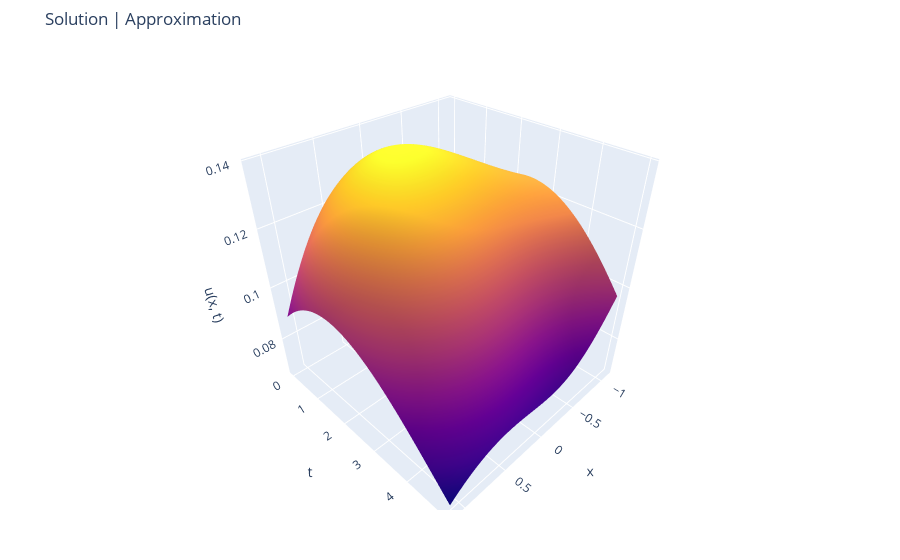

The notebook cell this image was saved under:
### Code cell
fig = make_subplots(rows=1, cols=1, specs=[[{'type': 'surface'}]])
xs = np.linspace(-1.1, 1.1, 100)
ys = np.linspace(0, 5, 100)
us_pred = np.array([[solver.u(*([x] + [x for _ in range(eq.var_dim-2)]), y).item() for x in xs] for y in ys])
#us_pred = np.array([[sum([np.abs(x+0.25) for _ in range(10)]).item() for x in xs] for y in ys])
us = us_pred #np.array([[sol(x, t) for x in xs] for t in ts])
x_mesh, y_mesh = np.meshgrid(xs, ys)
fig.add_trace(go.Surface(x=xs, y=ys, z=us, showscale=False), row=1, col=1)
#fig.add_trace(go.Surface(x=ys, y=xs, z=us_pred), row=1, col=2)
fig.update_layout(title='Solution | Approximation',
                  scene = dict(
                    xaxis_title="x",
                    yaxis_title="t",
                    zaxis_title="u(x, t)"),
                  scene2 = dict(
                    xaxis_title="x",
                    yaxis_title="t",
                    zaxis_title="u(x, t)"),
                  margin=dict(l=50, r=50, b=50, t=50))
# one row is printed as x axes
fig.show()

### Figure 1 — Plotly figure (JSON) as saved in the notebook; plotly's stock layout.template omitted (floating-point values rounded to 4 significant figures; data arrays with more than 128 entries replaced by an {"elided": "..."} marker saying what was removed)
{"data": [{"scene": "scene", "showscale": false, "type": "surface", "x": [-1.1, -1.078, -1.056, -1.033, -1.011, -0.9889, -0.9667, -0.9444, -0.9222, -0.9, -0.8778, -0.8556, -0.8333, -0.8111, -0.7889, -0.7667, -0.7444, -0.7222, -0.7, -0.6778, -0.6556, -0.6333, -0.6111, -0.5889, -0.5667, -0.5444, -0.5222, -0.5, -0.4778, -0.4556, -0.4333, -0.4111, -0.3889, -0.3667, -0.3444, -0.3222, -0.3, -0.2778, -0.2556, -0.2333, -0.2111, -0.1889, -0.1667, -0.1444, -0.1222, -0.1, -0.07778, -0.05556, -0.03333, -0.01111, 0.01111, 0.03333, 0.05556, 0.07778, 0.1, 0.1222, 0.1444, 0.1667, 0.1889, 0.2111, 0.2333, 0.2556, 0.2778, 0.3, 0.3222, 0.3444, 0.3667, 0.3889, 0.4111, 0.4333, 0.4556, 0.4778, 0.5, 0.5222, 0.5444, 0.5667, 0.5889, 0.6111, 0.6333, 0.6556, 0.6778, 0.7, 0.7222, 0.7444, 0.7667, 0.7889, 0.8111, 0.8333, 0.8556, 0.8778, 0.9, 0.9222, 0.9444, 0.9667, 0.9889, 1.011, 1.033, 1.056, 1.078, 1.1], "y": [0, 0.05051, 0.101, 0.1515, 0.202, 0.2525, 0.303, 0.3535, 0.404, 0.4545, 0.5051, 0.5556, 0.6061, 0.6566, 0.7071, 0.7576, 0.8081, 0.8586, 0.9091, 0.9596, 1.01, 1.061, 1.111, 1.162, 1.212, 1.263, 1.313, 1.364, 1.414, 1.465, 1.515, 1.566, 1.616, 1.667, 1.717, 1.768, 1.818, 1.869, 1.919, 1.97, 2.02, 2.071, 2.121, 2.172, 2.222, 2.273, 2.323, 2.374, 2.424, 2.475, 2.525, 2.576, 2.626, 2.677, 2.727, 2.778, 2.828, 2.879, 2.929, 2.98, 3.03, 3.081, 3.131, 3.182, 3.232, 3.283, 3.333, 3.384, 3.434, 3.485, 3.535, 3.586, 3.636, 3.687, 3.737, 3.788, 3.838, 3.889, 3.939, 3.99, 4.04, 4.091, 4.141, 4.192, 4.242, 4.293, 4.343, 4.394, 4.444, 4.495, 4.545, 4.596, 4.646, 4.697, 4.747, 4.798, 4.848, 4.899, 4.949, 5], "z": {"elided": "100x100 float values"}}], "layout": {"margin": {"b": 50, "l": 50, "r": 50, "t": 50}, "scene": {"domain": {"x": [0, 1], "y": [0, 1]}, "xaxis": {"title": {"text": "x"}}, "yaxis": {"title": {"text": "t"}}, "zaxis": {"title": {"text": "u(x, t)"}}}, "scene2": {"xaxis": {"title": {"text": "x"}}, "yaxis": {"title": {"text": "t"}}, "zaxis": {"title": {"text": "u(x, t)"}}}, "title": {"text": "Solution | Approximation"}}}
